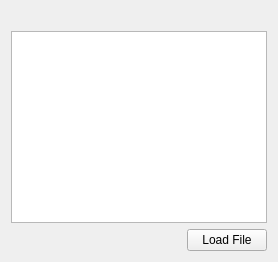
       <widget class="QWidget" name="loadDataTab">
        <attribute name="title">
         <string>Load Data</string>
        </attribute>
        <layout class="QVBoxLayout" name="verticalLayout_2">
         <item>
          <widget class="QLabel" name="filenameLabel">
           <property name="enabled">
            <bool>true</bool>
           </property>
           <property name="text">
            <string/>
           </property>
          </widget>
         </item>
         <item>
          <widget class="QTableWidget" name="rawDataTable">
           <property name="sizePolicy">
            <sizepolicy hsizetype="Minimum" vsizetype="Minimum">
             <horstretch>0</horstretch>
             <verstretch>0</verstretch>
            </sizepolicy>
           </property>
           <property name="alternatingRowColors">
            <bool>false</bool>
           </property>
           <property name="textElideMode">
            <enum>Qt::ElideMiddle</enum>
           </property>
           <property name="rowCount">
            <number>0</number>
           </property>
           <property name="columnCount">
            <number>0</number>
           </property>
           <attribute name="horizontalHeaderCascadingSectionResizes">
            <bool>false</bool>
           </attribute>
           <attribute name="horizontalHeaderStretchLastSection">
            <bool>false</bool>
           </attribute>
           <attribute name="verticalHeaderStretchLastSection">
            <bool>false</bool>
           </attribute>
           <attribute name="horizontalHeaderStretchLastSection">
            <bool>false</bool>
           </attribute>
           <attribute name="horizontalHeaderCascadingSectionResizes">
            <bool>false</bool>
           </attribute>
           <attribute name="verticalHeaderStretchLastSection">
            <bool>false</bool>
           </attribute>
          </widget>
         </item>
         <item>
          <layout class="QHBoxLayout" name="horizontalLayout_4">
           <item>
            <spacer name="horizontalSpacer">
             <property name="orientation">
              <enum>Qt::Horizontal</enum>
             </property>
             <property name="sizeHint" stdset="0">
              <size>
               <width>40</width>
               <height>20</height>
              </size>
             </property>
            </spacer>
           </item>
           <item>
            <widget class="QPushButton" name="loadFileButton">
             <property name="text">
              <string>Load File</string>
             </property>
            </widget>
           </item>
          </layout>
         </item>
        </layout>
       </widget>
